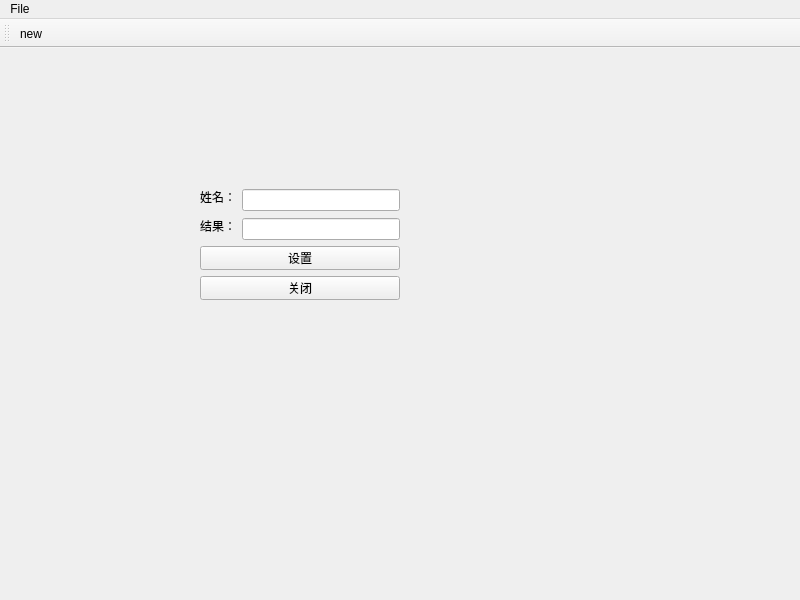
<?xml version="1.0" encoding="UTF-8"?>
<ui version="4.0">
 <class>MainWindow</class>
 <widget class="QMainWindow" name="MainWindow">
  <property name="geometry">
   <rect>
    <x>0</x>
    <y>0</y>
    <width>800</width>
    <height>600</height>
   </rect>
  </property>
  <property name="windowTitle">
   <string>MainWindow</string>
  </property>
  <widget class="QWidget" name="centralwidget">
   <widget class="QWidget" name="">
    <property name="geometry">
     <rect>
      <x>200</x>
      <y>140</y>
      <width>200</width>
      <height>112</height>
     </rect>
    </property>
    <layout class="QGridLayout" name="gridLayout">
     <item row="0" column="0">
      <widget class="QLabel" name="label">
       <property name="text">
        <string>姓名：</string>
       </property>
      </widget>
     </item>
     <item row="0" column="1" rowspan="2">
      <widget class="QLineEdit" name="lineEdit"/>
     </item>
     <item row="1" column="0" rowspan="2">
      <widget class="QLabel" name="label_2">
       <property name="text">
        <string>结果：</string>
       </property>
      </widget>
     </item>
     <item row="2" column="1">
      <widget class="QLineEdit" name="lineEdit_2"/>
     </item>
     <item row="3" column="0" colspan="2">
      <widget class="QPushButton" name="pushButton">
       <property name="text">
        <string>设置</string>
       </property>
      </widget>
     </item>
     <item row="4" column="0" colspan="2">
      <widget class="QPushButton" name="pushButton_2">
       <property name="text">
        <string>关闭</string>
       </property>
      </widget>
     </item>
    </layout>
   </widget>
  </widget>
  <widget class="QMenuBar" name="menuBar">
   <property name="geometry">
    <rect>
     <x>0</x>
     <y>0</y>
     <width>800</width>
     <height>24</height>
    </rect>
   </property>
   <widget class="QMenu" name="menuFile">
    <property name="title">
     <string>File</string>
    </property>
    <addaction name="actionnew"/>
    <addaction name="actionopen"/>
    <addaction name="actionsave"/>
    <addaction name="separator"/>
    <addaction name="actionclose"/>
   </widget>
   <addaction name="menuFile"/>
  </widget>
  <widget class="QToolBar" name="toolBar">
   <property name="windowTitle">
    <string>toolBar</string>
   </property>
   <attribute name="toolBarArea">
    <enum>TopToolBarArea</enum>
   </attribute>
   <attribute name="toolBarBreak">
    <bool>false</bool>
   </attribute>
   <addaction name="actionnew"/>
  </widget>
  <action name="actionnew">
   <property name="text">
    <string>new</string>
   </property>
   <property name="shortcut">
    <string>Alt+A</string>
   </property>
  </action>
  <action name="actionopen">
   <property name="text">
    <string>open</string>
   </property>
  </action>
  <action name="actionsave">
   <property name="text">
    <string>save</string>
   </property>
  </action>
  <action name="actionclose">
   <property name="text">
    <string>close</string>
   </property>
  </action>
 </widget>
 <resources/>
 <connections>
  <connection>
   <sender>pushButton</sender>
   <signal>clicked()</signal>
   <receiver>lineEdit</receiver>
   <slot>copy()</slot>
   <hints>
    <hint type="sourcelabel">
     <x>329</x>
     <y>339</y>
    </hint>
    <hint type="destinationlabel">
     <x>430</x>
     <y>234</y>
    </hint>
   </hints>
  </connection>
  <connection>
   <sender>pushButton_2</sender>
   <signal>clicked()</signal>
   <receiver>MainWindow</receiver>
   <slot>close()</slot>
   <hints>
    <hint type="sourcelabel">
     <x>367</x>
     <y>402</y>
    </hint>
    <hint type="destinationlabel">
     <x>676</x>
     <y>476</y>
    </hint>
   </hints>
  </connection>
 </connections>
</ui>
